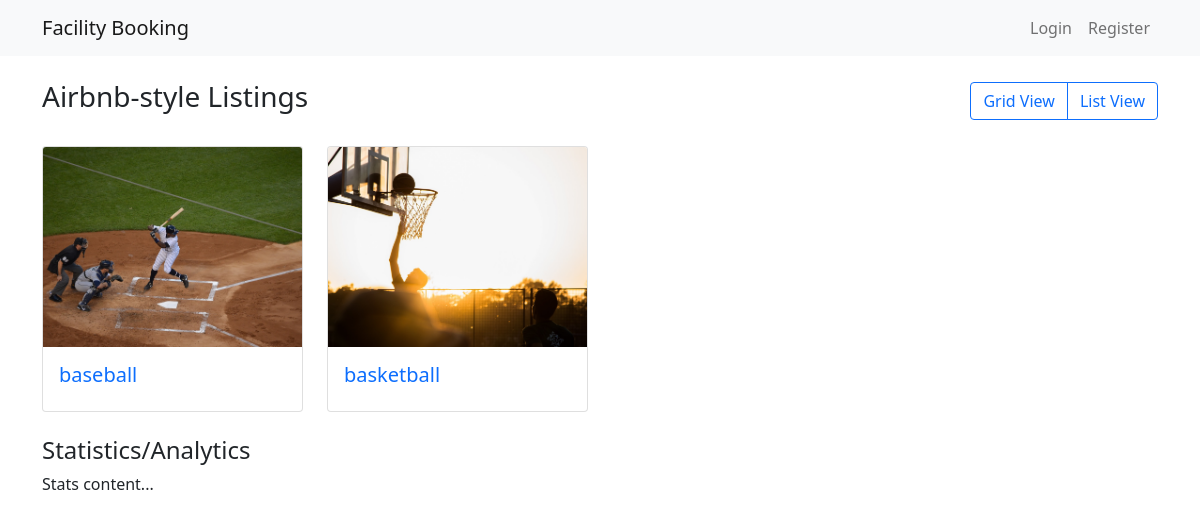
Page /sport_list/ on the committed database.
### facility_management/models.py (models this page shows, shortened)
class Sport(models.Model):
    name = models.CharField(max_length=100, unique=True)  # Ensure Sport name is unique
    slug = models.SlugField(max_length=100, unique=True, editable=False)  # Slug should not be editable manually
    banner=models.ImageField(upload_to='images/sport_banners/',null=True,blank=True)

### facility_management/views.py (the view)
def sport_list(request):
    Sports = Sport.objects.all()
    return render(request, 'sports.html', {'sports': Sports})

### templates/sports.html (shortened to what this page needs)
<!DOCTYPE html>
<html lang="en">
<head>
    <link href="https://cdn.jsdelivr.net/npm/bootstrap@5.1.3/dist/css/bootstrap.min.css" rel="stylesheet">
</head>
<body>
{% include 'navbar.html' %}
    <div class="container py-4">
        <header class="d-flex justify-content-between align-items-center mb-4">
            <h1 class="h3">Airbnb-style Listings</h1>
            <div class="btn-group" role="group" aria-label="View toggle">
                <button type="button" class="btn btn-outline-primary" id="gridView">Grid View</button>
                <button type="button" class="btn btn-outline-primary" id="listView">List View</button>
            </div>
        </header>
        <div id="items" class="row row-cols-1 row-cols-md-2 row-cols-lg-4 g-4">
        {% for sport in sports %}
            <div class="col">
                <a class="card h-100" href="{% url 'facility' sport.slug %}" style="text-decoration: none;">
                    <img src="{{ sport.banner.url }}" class="card-img-top" alt="Listing 1">
                    <div class="card-body">
                        <h5 class="card-title">{{ sport.name }}</h5>
                    </div>
                </a>
            </div>
        {% endfor %}
        </div>
        <div class="mt-4">
            <h2 class="h4">Statistics/Analytics</h2>
            <p>Stats content...</p>
        </div>
    </div>
</body>
</html>

### templates/sports.html (style rules this page uses)
.card-img-top { height: 200px; object-fit: cover; }
.card { transition: box-shadow 0.3s ease-in-out; }

### rows in the picture
Sport: banner (picture), name "baseball"
Sport: banner (picture), name "basketball"
